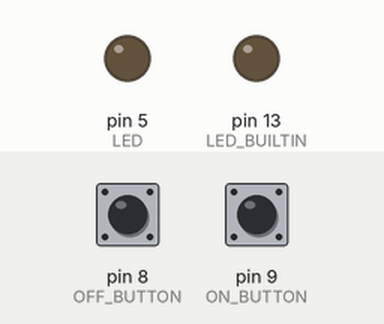
Recording of a sketch running on a simulated Arduino Uno, built with avr-gcc and run on an emulated ATmega328P. On the bench: output pins drawn as LEDs (lit = HIGH). The test bench sets the inputs (shaded band); at power-on: pin 9 (ON_BUTTON) HIGH, pin 8 (OFF_BUTTON) HIGH.

Above: at 1.2 s.
1.3 s: pin 9 (ON_BUTTON) pulled LOW for 0.15 s
At 2.4 s:
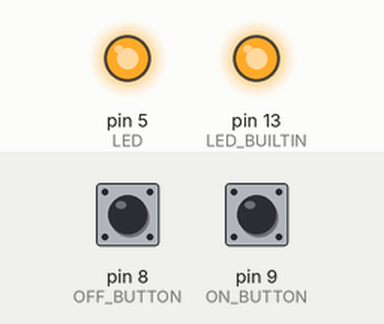
2.9 s: pin 8 (OFF_BUTTON) pulled LOW for 0.15 s
At 3.7 s:
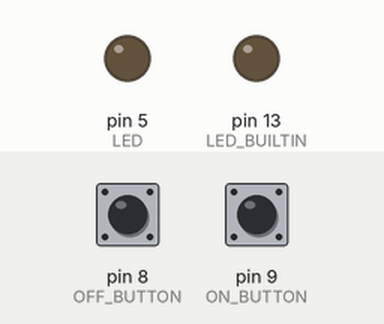
4.5 s: pin 9 (ON_BUTTON) pulled LOW for 1 s
At 4.9 s:
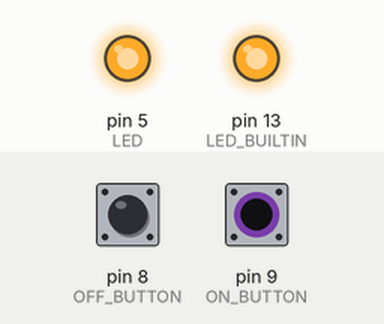
7.0 s: pin 8 (OFF_BUTTON) driven LOW and pin 9 (ON_BUTTON) driven LOW
At 8.2 s:
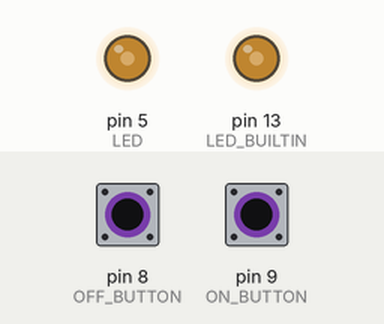
8.5 s: pin 8 (OFF_BUTTON) driven HIGH
At 8.9 s:
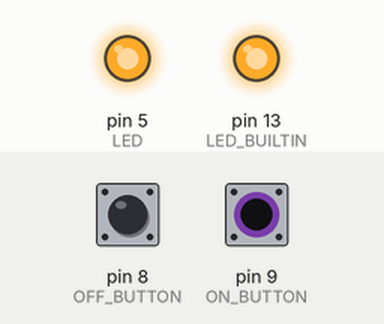
Timing chart, 0 to 11.0 s (numbered marks = the images above; inputs shaded):
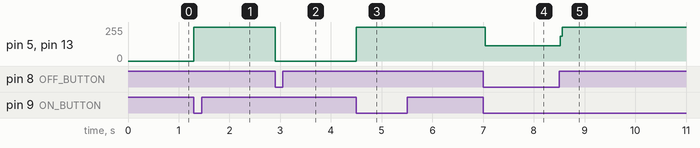

Measured:
- after the input at 1.3 s, pin 5 (LED), pin 13 (LED_BUILTIN): 0/255 → 255/255 at once
- after the input at 2.9 s, pin 5 (LED), pin 13 (LED_BUILTIN): 255/255 → 0/255 at once
- after the input at 4.5 s, pin 5 (LED), pin 13 (LED_BUILTIN): 0/255 → 255/255 at once
- after the input at 7.0 s, pin 5 (LED), pin 13 (LED_BUILTIN): 255/255 → 113/255 at once
- after the input at 8.5 s, pin 5 (LED), pin 13 (LED_BUILTIN): 113/255 → 255/255 at once

The sketch:

_02_2buttons1led.ino
```cpp
#define LED 5
#define ON_BUTTON 9
#define OFF_BUTTON 8


void setup() {
  pinMode(LED, OUTPUT);
  pinMode(ON_BUTTON, INPUT_PULLUP);
  pinMode(OFF_BUTTON, INPUT_PULLUP);

  pinMode(LED_BUILTIN, OUTPUT);

  digitalWrite(LED_BUILTIN, LOW);
}

void loop() {
  // put your main code here, to run repeatedly:
  if (digitalRead(ON_BUTTON) == LOW) {
    digitalWrite(LED, HIGH);

    digitalWrite(LED_BUILTIN, HIGH);
  }
  if (digitalRead(OFF_BUTTON) == LOW) {
    digitalWrite(LED, LOW);

    digitalWrite(LED_BUILTIN, LOW);
  }
}
```
